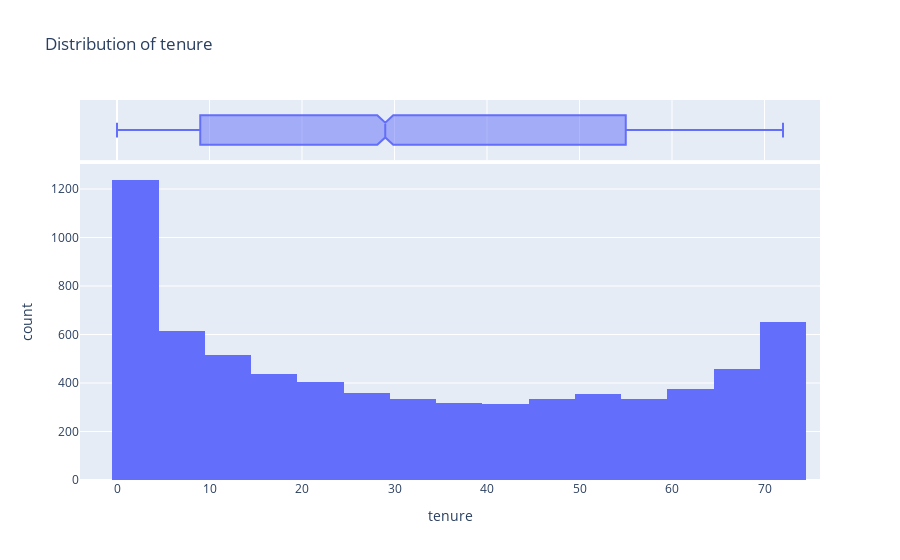
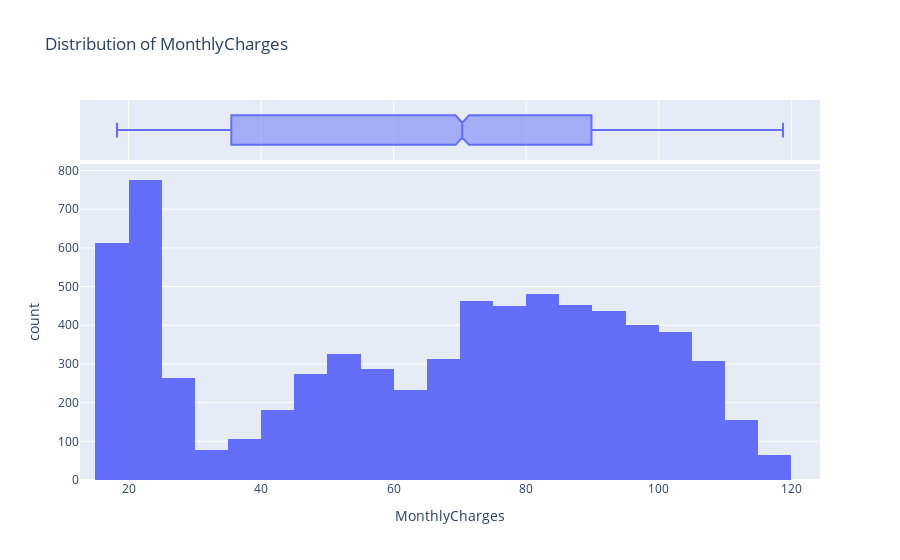
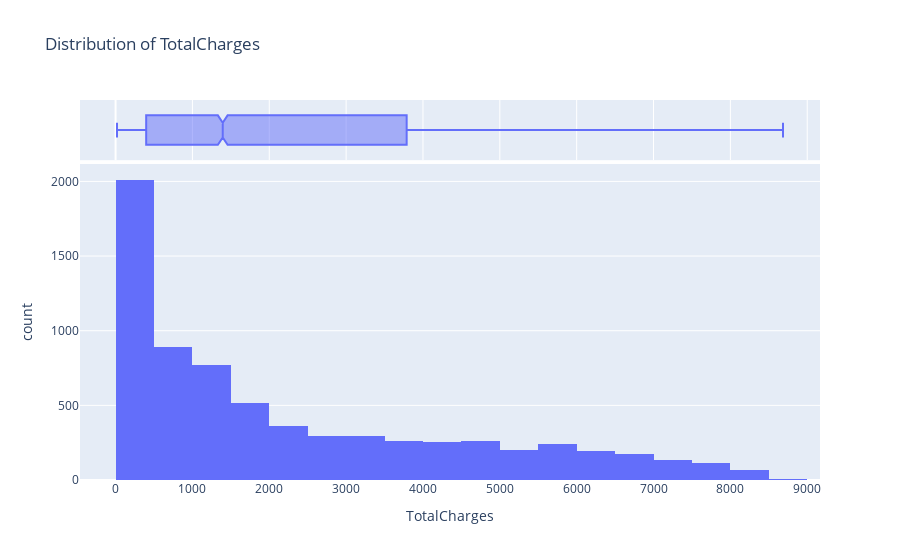

Notebook code cell kept with these figures, in order:
### Code cell
numeric_cols = df.select_dtypes(include=[np.number]).columns.tolist()

for col in numeric_cols:
    fig = px.histogram(df, x=col, marginal='box', title=f'Distribution of {col}', nbins=30)
    fig.show()

### Figure 1 — Plotly figure (JSON) as saved in the notebook; plotly's stock layout.template omitted (floating-point values rounded to 4 significant figures; data arrays with more than 128 entries replaced by an {"elided": "..."} marker saying what was removed)
{"data": [{"bingroup": "x", "hovertemplate": "tenure=%{x}<br>count=%{y}<extra></extra>", "legendgroup": "", "marker": {"color": "#636efa", "pattern": {"shape": ""}}, "name": "", "nbinsx": 30, "orientation": "v", "showlegend": false, "type": "histogram", "x": {"elided": "7043 int values"}, "xaxis": "x", "yaxis": "y"}, {"hovertemplate": "tenure=%{x}<extra></extra>", "legendgroup": "", "marker": {"color": "#636efa"}, "name": "", "notched": true, "showlegend": false, "type": "box", "x": {"elided": "7043 int values"}, "xaxis": "x2", "yaxis": "y2"}], "layout": {"barmode": "relative", "legend": {"tracegroupgap": 0}, "title": {"text": "Distribution of tenure"}, "xaxis": {"anchor": "y", "domain": [0, 1], "title": {"text": "tenure"}}, "xaxis2": {"anchor": "y2", "domain": [0, 1], "matches": "x", "showgrid": true, "showticklabels": false}, "yaxis": {"anchor": "x", "domain": [0, 0.8316], "title": {"text": "count"}}, "yaxis2": {"anchor": "x2", "domain": [0.8416, 1], "matches": "y2", "showgrid": false, "showline": false, "showticklabels": false, "ticks": ""}}}

### Figure 2 — Plotly figure (JSON) as saved in the notebook; plotly's stock layout.template omitted (floating-point values rounded to 4 significant figures; data arrays with more than 128 entries replaced by an {"elided": "..."} marker saying what was removed)
{"data": [{"bingroup": "x", "hovertemplate": "MonthlyCharges=%{x}<br>count=%{y}<extra></extra>", "legendgroup": "", "marker": {"color": "#636efa", "pattern": {"shape": ""}}, "name": "", "nbinsx": 30, "orientation": "v", "showlegend": false, "type": "histogram", "x": {"elided": "7043 float values"}, "xaxis": "x", "yaxis": "y"}, {"hovertemplate": "MonthlyCharges=%{x}<extra></extra>", "legendgroup": "", "marker": {"color": "#636efa"}, "name": "", "notched": true, "showlegend": false, "type": "box", "x": {"elided": "7043 float values"}, "xaxis": "x2", "yaxis": "y2"}], "layout": {"barmode": "relative", "legend": {"tracegroupgap": 0}, "title": {"text": "Distribution of MonthlyCharges"}, "xaxis": {"anchor": "y", "domain": [0, 1], "title": {"text": "MonthlyCharges"}}, "xaxis2": {"anchor": "y2", "domain": [0, 1], "matches": "x", "showgrid": true, "showticklabels": false}, "yaxis": {"anchor": "x", "domain": [0, 0.8316], "title": {"text": "count"}}, "yaxis2": {"anchor": "x2", "domain": [0.8416, 1], "matches": "y2", "showgrid": false, "showline": false, "showticklabels": false, "ticks": ""}}}

### Figure 3 — Plotly figure (JSON) as saved in the notebook; plotly's stock layout.template omitted (floating-point values rounded to 4 significant figures; data arrays with more than 128 entries replaced by an {"elided": "..."} marker saying what was removed)
{"data": [{"bingroup": "x", "hovertemplate": "TotalCharges=%{x}<br>count=%{y}<extra></extra>", "legendgroup": "", "marker": {"color": "#636efa", "pattern": {"shape": ""}}, "name": "", "nbinsx": 30, "orientation": "v", "showlegend": false, "type": "histogram", "x": {"elided": "7043 float values"}, "xaxis": "x", "yaxis": "y"}, {"hovertemplate": "TotalCharges=%{x}<extra></extra>", "legendgroup": "", "marker": {"color": "#636efa"}, "name": "", "notched": true, "showlegend": false, "type": "box", "x": {"elided": "7043 float values"}, "xaxis": "x2", "yaxis": "y2"}], "layout": {"barmode": "relative", "legend": {"tracegroupgap": 0}, "title": {"text": "Distribution of TotalCharges"}, "xaxis": {"anchor": "y", "domain": [0, 1], "title": {"text": "TotalCharges"}}, "xaxis2": {"anchor": "y2", "domain": [0, 1], "matches": "x", "showgrid": true, "showticklabels": false}, "yaxis": {"anchor": "x", "domain": [0, 0.8316], "title": {"text": "count"}}, "yaxis2": {"anchor": "x2", "domain": [0.8416, 1], "matches": "y2", "showgrid": false, "showline": false, "showticklabels": false, "ticks": ""}}}
